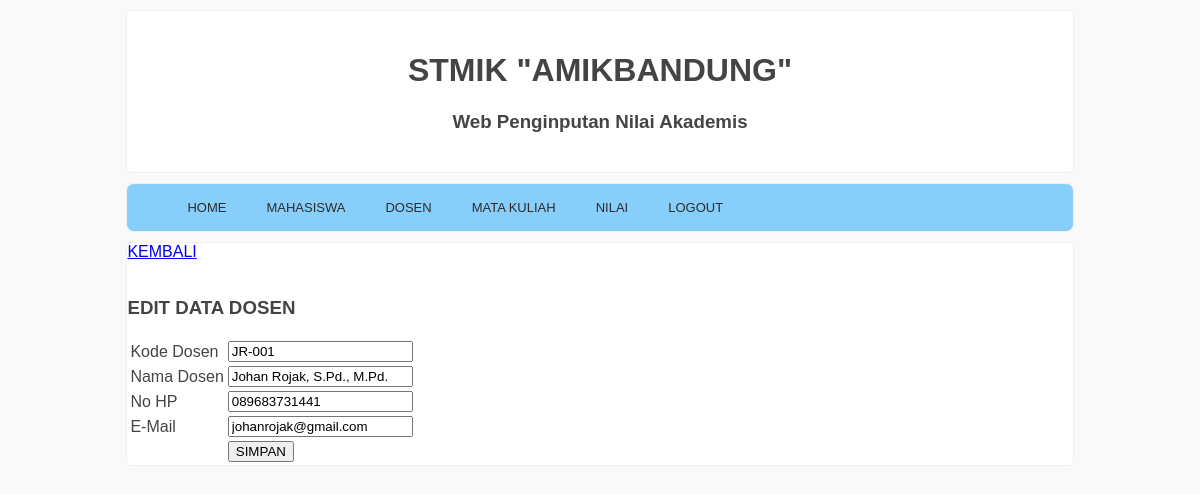
/admin/index.php?page=edit_dosen&id_dosen=1, run on the app's committed database.
### tables this page shows
CREATE TABLE `dosen` (
  `id_dosen` int(11) NOT NULL,
  `kd_dosen` varchar(8) NOT NULL,
  `nama_dosen` varchar(50) NOT NULL,
  `hp` varchar(13) NOT NULL,
  `email` varchar(50) NOT NULL
);

### src/admin/halaman/operasi_dosen/edit_dosen.php (the view, shortened to what this page needs)
<!DOCTYPE html>
<html>
<body>
  <a href="index.php?page=dosen">KEMBALI</a>
  <br />
  <br />
  <h3>EDIT DATA DOSEN</h3>
  <?php
    include 'koneksi.php';
    $id_dosen=$_GET['id_dosen'];
    $data=mysqli_query($koneksi,"select * from dosen where id_dosen='$id_dosen'");
    while($d=mysqli_fetch_array($data)){
        ?>
  <form method="post" action="halaman/operasi_dosen/update_dosen.php">
    <table>
      <tr>
        <td>Kode Dosen</td>
        <td>
          <input type="text" name="kd_dosen" value="<?php echo$d['kd_dosen'];?>">
        </td>
      </tr>
      <tr>
        <td>Nama Dosen</td>
        <td>
          <input type="text" name="nama_dosen" value="<?php echo$d['nama_dosen'];?>">
        </td>
      </tr>
      <tr>
        <td>No HP</td>
        <td>
          <input type="number" name="hp" value="<?php echo$d['hp'];?>">
        </td>
      </tr>
      <tr>
        <td>E-Mail</td>
        <td>
          <input type="text" name="email" value="<?php echo$d['email'];?>">
        </td>
      </tr>
      <tr>
        <td></td>
        <td>
          <input type="submit" value="SIMPAN">
        </td>
      </tr>
    </table>
  </form>
  <?php
        }
    ?>
</body>
</html>

### src/admin/style.css (style rules this page uses)
body { background-color: #f9f9f9; font-size: 16px; color: #444; font-family: sans-serif; }

### data on the page
dosen: kd_dosen "JR-001", nama_dosen "Johan Rojak, S.Pd., M.Pd.", hp "089683731441", email "johanrojak@gmail.com"
